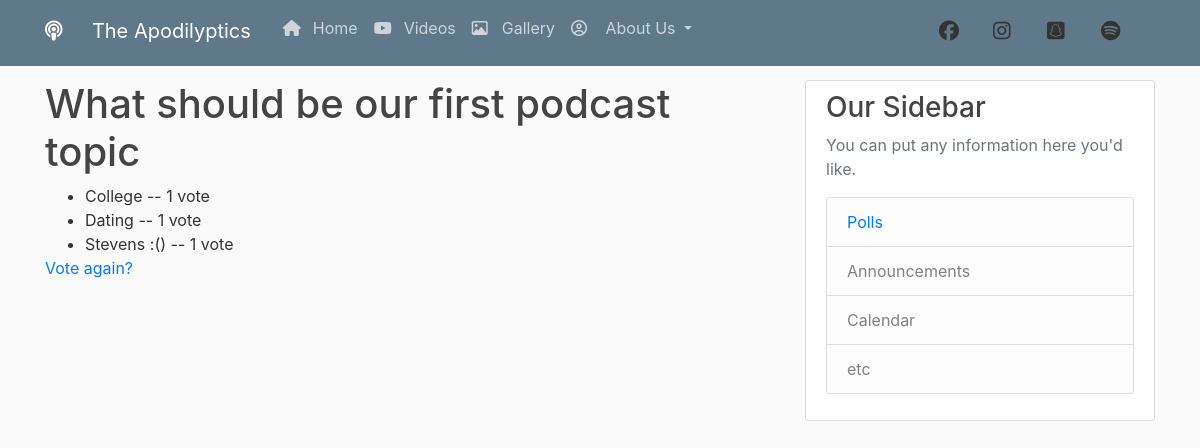
Page /polls/1/results/ on the committed database.
### polls/models.py (models this page shows, shortened)
class Question(models.Model):
    question_text = models.CharField(max_length=200)
    pub_date = models.DateTimeField('date published')

class Choice(models.Model):
    question = models.ForeignKey(Question, on_delete=models.CASCADE)
    choice_text = models.CharField(max_length=200)
    votes = models.IntegerField(default=0)

### polls/views.py (the view)
# urls.py: path('polls/<int:pk>/results/', views.ResultsView.as_view(), name='polls-results'),
class ResultsView(generic.DetailView):
    model = Question
    template_name = 'polls/results.html'

### polls/templates/polls/results.html
{% extends "podcast/base.html"%}
{% block content%}
<h1>{{question.question_text}}</h1>
<ul>
{% for choice in question.choice_set.all %}
	<li>{{ choice.choice_text }} -- {{ choice.votes }} vote{{choice.votes|pluralize}}</li>
{% endfor %}
</ul>
<a href ="{% url 'polls-detail' question.id %}">Vote again?</a>
{% endblock %}

### podcast/static/podcast/main.css (style rules this page uses)
body { background: #fafafa; color: #333333; margin-top: 5rem; }
h1, h2, h3, h4, h5, h6 { color: #444444; }
ul { margin: 0; }

### rows in the picture
Question: question_text "What should be our first podcast topic"
Choice: choice_text "College", votes "1"
Choice: choice_text "Dating", votes "1"
Choice: choice_text "Stevens :()", votes "1"
